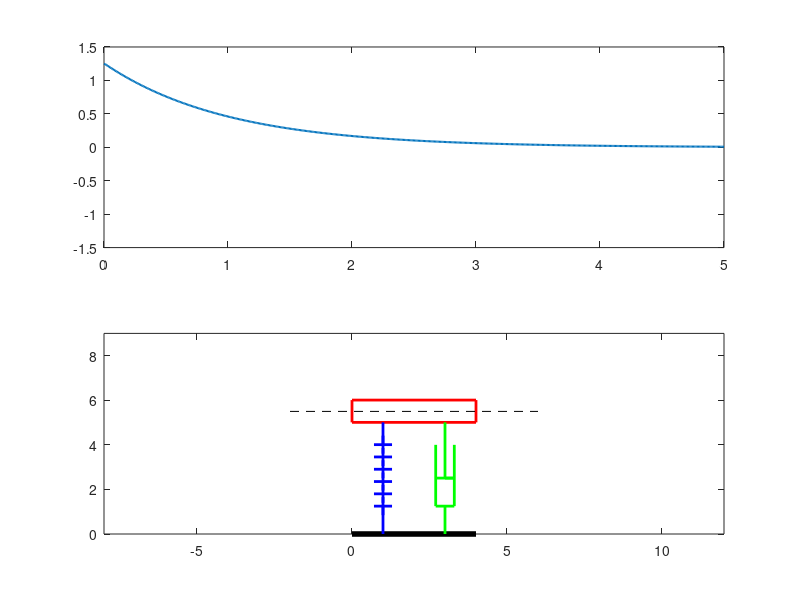

Write the MATLAB code that produced this figure.
clear
clc
close all

m=4;
c=2^10;
k=2^10; 

A= [0 1;-k/m -c/m];
B= [0;1/m];
C= [1 0];
D= 0;

x0= [1.25;0];

sys= ss(A,B,C,D);

t= 0:0.01:5;
u= zeros(size(t));

x=lsim(sys,u,t,x0);

lantai= [0 0;4 0];
massa = [0 5;4 5;4 6;0 6;0 5];
pegas1= [1 0;1 1.25];
pegas3= [1 4;1 5];
pegas2 = linspace(1.25,4,6);
damper1 = [3 0;3 1.25];
damper2 = [2.7 4; 2.7 1.25; 3.3 1.25; 3.3 4];
damper3 = [2.7 2.5; 3.3 2.5; 3 2.5; 3 5];

figure(1)
filename = 'criticaldamping m=4,k=c=2^10.gif';

for tt = 0:0.05:max(t)
    
    subplot(2,1,1)
    ind = t<= tt;
    plot(t(ind),x(ind),'linewidth',1.5)
    xlim([min(t) max(t)])
    ylim([-1.5 1.5])
    
    dx = x(ind);
    dx = dx(end);
    pegas2 = linspace(1.25,4+dx,6);
    subplot(2,1,2)
    plot(lantai(:,1), lantai (:,2), 'k-','linewidth', 4)
    hold on
    plot(massa(:,1), massa(:,2)+dx, 'r','linewidth', 2)
    plot(pegas1(:,1), pegas1(:,2), 'b','linewidth', 2)
    plot(pegas3(:,1), pegas3(:,2)+dx, 'b','linewidth', 2)
    plot(1, pegas2, 'b+','MarkerSize', 13, 'linewidth', 2)
    plot(damper1(:,1), damper1(:,2), 'g','linewidth', 2)
    plot(damper2(:,1), damper2(:,2), 'g','linewidth', 2)
    plot(damper3(:,1), damper3(:,2)+dx, 'g','linewidth', 2)
    plot([-2 6],[5.5 5.5], 'k--')
    xlim([-8 12])
    ylim([0 9])
    hold off
    pause (0.01)
    
    % capture the plot as an image
%      frame = getframe(figure(1));
%       im = frame2im(frame);
%       [imind,cm] = rgb2ind(im,256);
%       if tt == 0
%           imwrite(imind,cm,filename,'gif', 'Loopcount',inf);
%       else
%           imwrite(imind,cm,filename,'gif','WriteMode','append');
%       end
end